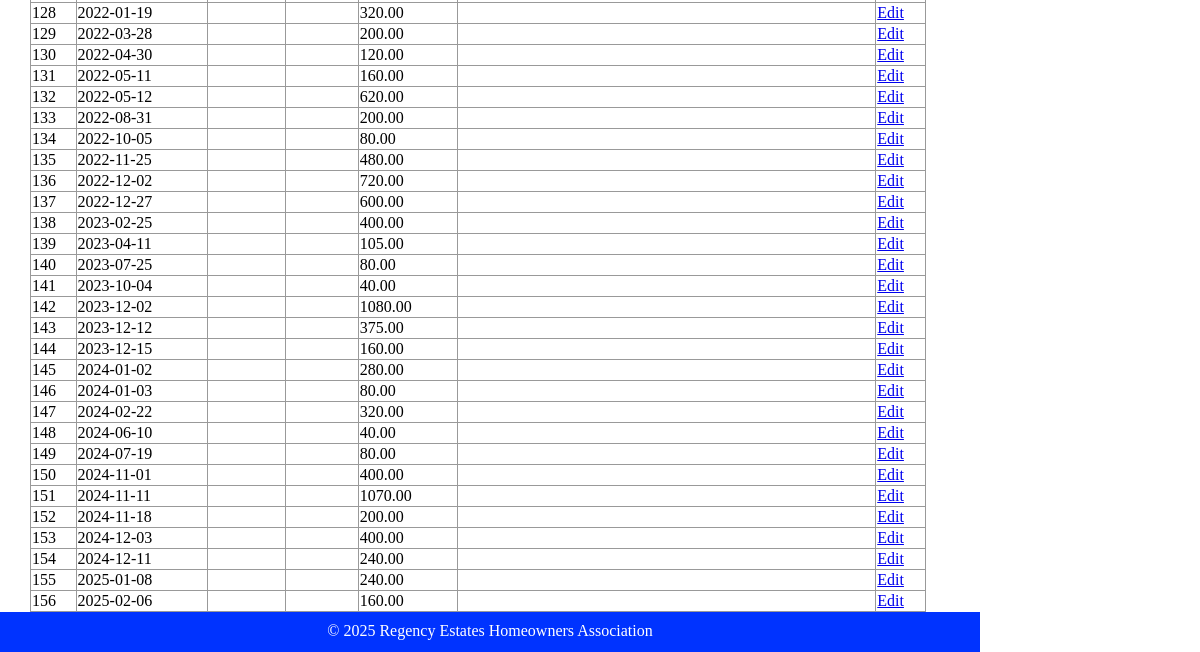
Page /html/public/staff/deposits/index.php (lower part) on the earlier database version.
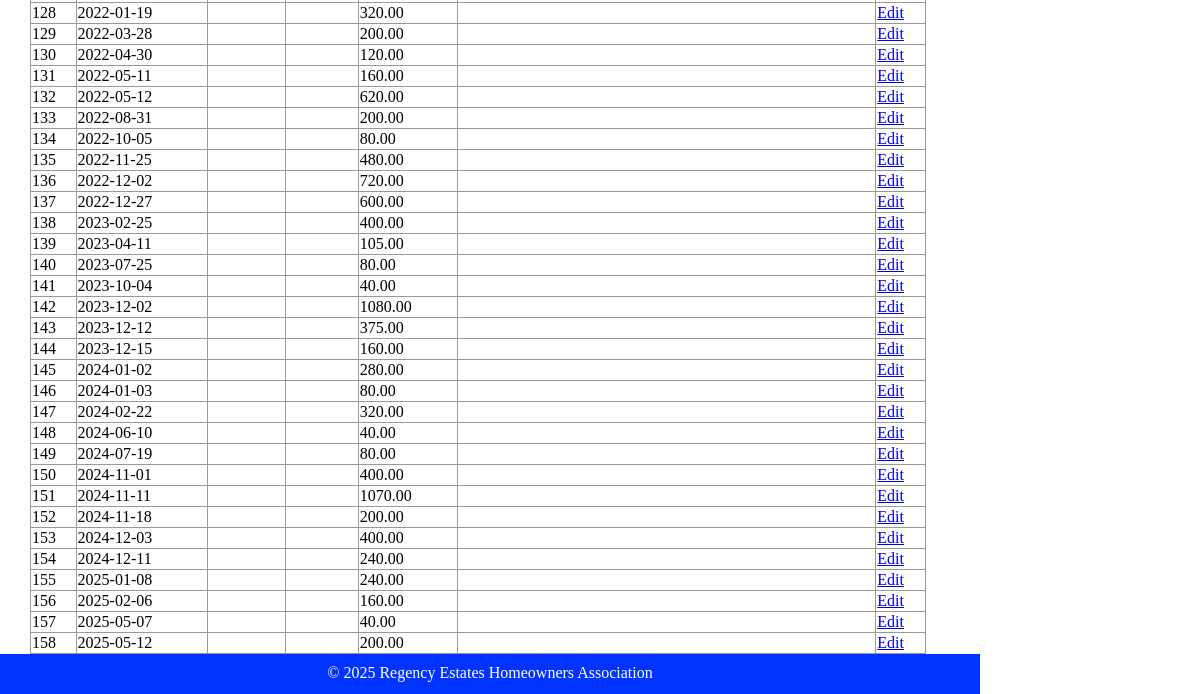
Same page on the later database version.
### tables this page shows
CREATE TABLE `deposit` (
  `id` int(11) NOT NULL,
  `fk_cat_id` int(11) DEFAULT NULL,
  `dt` date DEFAULT NULL,
  `is_reconciled` tinyint(1) DEFAULT NULL,
  `amount` decimal(10,2) DEFAULT NULL,
  `note` varchar(50) DEFAULT NULL,
  `ck_no` int(11) DEFAULT NULL,
  `payee` varchar(50) DEFAULT NULL
);

### html/private/query_functions.php (called while the page is built, shortened)
<?php
  function find_all_deposits() {
    global $db;
    $sql = "SELECT * FROM deposit ORDER BY dt";
    $result = mysqli_query($db, $sql);
    return $result;
  }
?>

### html/private/functions.php (called while the page is built, shortened)
<?php
function url_for($script_path)
{
    if ($script_path[0] != '/')
    {
        $script_path = "/" . $script_path;
    }
    return WWW_ROOT . $script_path;
}
function htmlsc($string = "")
{
    return htmlspecialchars($string);
}
?>

### html/public/staff/deposits/index.php (the view, shortened to what this page needs)
<?php $subject_set = find_all_deposits(); ?>
<?php include(SHARED_PATH . '/header.php'); ?>
    <div id="content">
        <div id="regency-menu">
            <table class="list">
                <?php while($subject = mysqli_fetch_assoc($subject_set)) { ?>
                    <tr>
                        <td><?php echo htmlsc($subject['id']); ?></td>
                        <td><?php echo htmlsc($subject['dt']); ?></td>
                        <td><?php echo htmlsc($subject['ck_no']); ?></td>
                        <td><?php echo htmlsc($subject['payee']); ?></td>
                        <td><?php echo htmlsc($subject['amount']); ?></td>
                        <td><?php echo htmlsc($subject['note']); ?></td>
                        <td><a class="action" href="<?php echo url_for('/staff/subjects/show.php?id=' . htmlsc(urlencode($subject['id']))); ?>">Edit</a></td>
                    </tr>
                <?php } ?>
            </table>
        </div>
    </div>
<?php include(SHARED_PATH . '/footer.php'); ?>

Differences in the rows shown:
added deposit: id "157", dt "2025-05-07", amount "40.00"
added deposit: id "158", dt "2025-05-12", amount "200.00"
